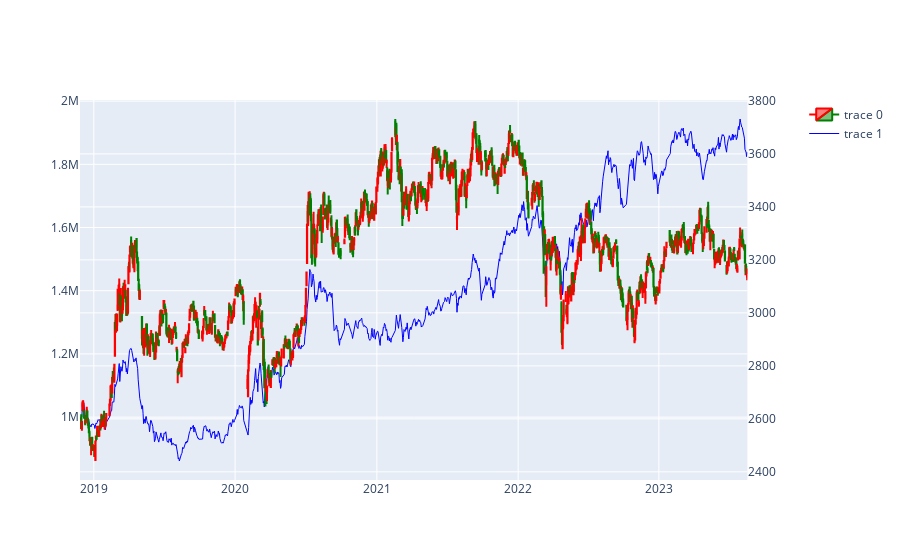

Source (notebook cell):
### Code cell
plot_capital_curve(trade_book)

### Figure 1 — Plotly figure (JSON) as saved in the notebook; plotly's stock layout.template omitted (floating-point values rounded to 4 significant figures; data arrays with more than 128 entries replaced by an {"elided": "..."} marker saying what was removed)
{"data": [{"close": {"elided": "1148 float values"}, "decreasing": {"line": {"color": "green"}}, "high": {"elided": "1148 float values"}, "increasing": {"line": {"color": "red"}}, "low": {"elided": "1148 float values"}, "open": {"elided": "1148 float values"}, "type": "candlestick", "x": {"elided": "1148 str values"}, "xaxis": "x", "yaxis": "y2"}, {"line": {"color": "blue", "width": 1}, "mode": "lines", "type": "scatter", "x": {"elided": "1148 str values"}, "xaxis": "x", "y": {"elided": "1148 float values"}, "yaxis": "y"}], "layout": {"autosize": true, "hovermode": "x unified", "xaxis": {"anchor": "y", "autorange": true, "domain": [0, 0.94], "range": ["2018-11-26 12:00", "2023-08-17 12:00"], "rangebreaks": [{"bounds": ["sat", "mon"]}], "rangeslider": {"visible": false, "yaxis": {}, "yaxis2": {}}, "type": "date"}, "yaxis": {"anchor": "x", "autorange": true, "domain": [0, 1], "fixedrange": false, "range": [801000.0, 2004000.0], "type": "linear"}, "yaxis2": {"anchor": "x", "autorange": true, "overlaying": "y", "range": [2369.0, 3803.0], "side": "right"}}}
